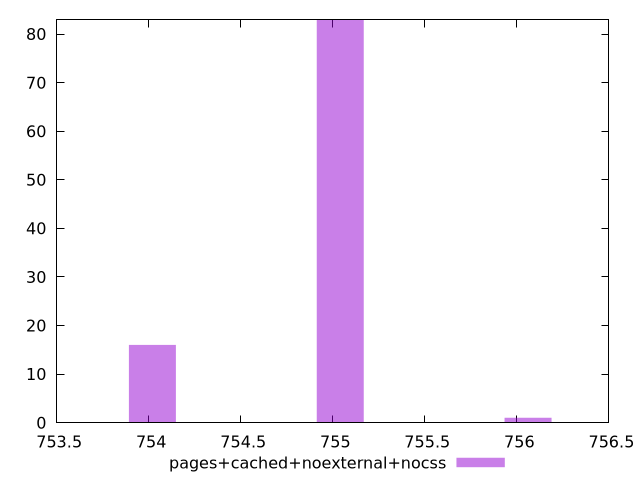

Source code (gnuplot):
$_pagesCachedNoexternalNocss <<EOF
755.0406728013735 83
754.0203475678582 16
756.0609980348889 1
EOF
set key outside below
set terminal pngcairo
set output "report_00005_2020-11-02T22-26-11.212Z/uses-rel-preload/pages+cached+noexternal+nocss//raw_hist.png"
set yrange [0:83]
set boxwidth 0.2550813083788424
set style fill transparent solid 0.5 noborder
plot $_pagesCachedNoexternalNocss title "pages+cached+noexternal+nocss" with boxes ,
